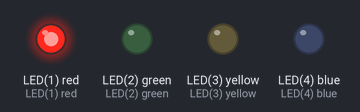
Simulated run of this program. Board: pyboard running MicroPython. Parts: output pins drawn as LEDs (lit = HIGH).

Above: at 0.2 s.
At 1.2 s:
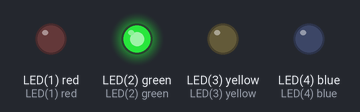
At 2.2 s:
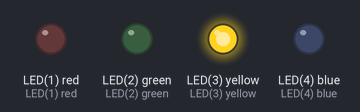
At 3.2 s:
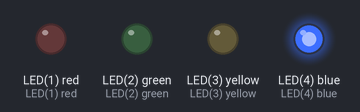
At 4.7 s:
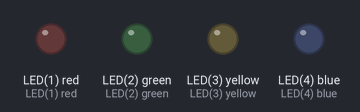
Timing chart, 0 to 5.2 s (numbered marks = the images above):
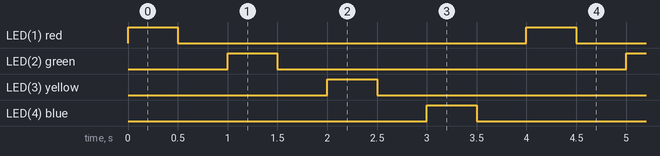

The program:

example2_blink_leds.py
```python
#
# MicroPython for the IOT
#
# Example 2
#
# Turn on the four LEDs on the board in order
#
# 1 = Red
# 2 = Green
# 3 = Orange
# 4 = Blue
#
# Dr. Charles Bell
#
import pyb              # Import the Pyboard library

for j in range(1, 4):   # Turn off all of the LEDs
    led = pyb.LED(j)    # Get the LED
    led.off()           # Turn the LED off

i = 1                   # LED counter
while True:             # Loop forever
    led = pyb.LED(i)    # Get next LED
    led.on()            # Turn LED on
    pyb.delay(500)      # Wait for 1/2 second
    led.off()           # Turn LED off
    pyb.delay(500)      # Wait for 1/2 second
    i = i + 1           # Increment the LED counter
    if i > 4:           # If > 4, start over at 1
        i = 1
```

Measured:
- by itself, LED(1) red, LED(2) green, LED(3) yellow, LED(4) blue: alternates HIGH for 0.50 s and LOW for 3.5 s
